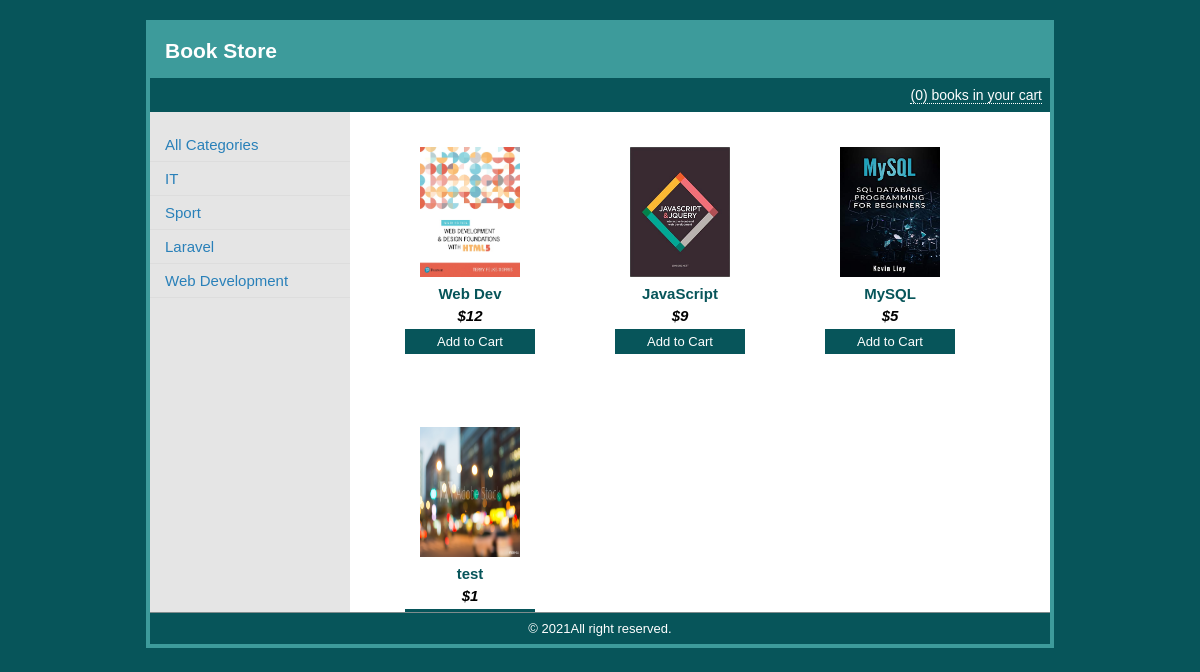
The page / on the database its author committed.
### tables this page shows
CREATE TABLE `categories` (
  `id` int(11) NOT NULL,
  `name` varchar(255) NOT NULL,
  `remark` text NOT NULL,
  `created_date` datetime NOT NULL,
  `modified_date` datetime NOT NULL
);

CREATE TABLE `books` (
  `id` int(11) NOT NULL,
  `title` varchar(255) NOT NULL,
  `author` varchar(255) NOT NULL,
  `summary` text NOT NULL,
  `price` float NOT NULL,
  `category_id` int(11) NOT NULL,
  `cover` varchar(255) NOT NULL,
  `created_date` datetime NOT NULL,
  `modified_date` datetime NOT NULL
);

### index.php (the view, shortened to what this page needs)
<?php
include('admin/confs/config.php');
$cart = 0;
if(isset($_GET['cat'])){
    $cat_id=$_GET['cat'];
    $books=mysqli_query($conn,"SELECT * FROM books WHERE category_id=$cat_id");
}else{
    $books=mysqli_query($conn,"SELECT * FROM books");
}
$cats=mysqli_query($conn,"SELECT * FROM categories");
?>
<!DOCTYPE html>
<html lang="en">
<head>
    <link rel="stylesheet" href="css/style.css">
</head>
<body>
    <h1>Book Store</h1>
    <div class="info">
        <a href="view-cart.php">
        (<?php echo $cart ?>) books in your cart
        </a>
    </div>
    <div class="sidebar">
        <ul class="cats">
            <li>
                <a href="index.php">All Categories</a>
            </li>
        <?php while($row=mysqli_fetch_assoc($cats)):?>
            <li>
                <a href="index.php?cat=<?php echo $row['id']?>">
                    <?php echo $row['name']?>
                </a>
            </li>
        <?php endwhile?>
        </ul>
    </div>
    <div class="main">
        <ul class="books">
            <?php while($row=mysqli_fetch_assoc($books)):?>
                <li>
                    <img src="admin/covers/<?php echo $row['cover']?>" alt="" height="130px;" width="100px">
                    <b>
                        <a href="book-detail.php?id=<?php echo $row['id']?>"><?php echo $row['title']?></a>
                    </b>
                    <i>$<?php echo $row['price']?></i>
                    <a href="add-to-cart.php?id=<?php echo $row['id']?>" class="add-to-cart"> Add to Cart</a>
                </li>
                <?php endwhile ?>
        </ul>
    </div>
    <div class="footer">
        &copy; <?php echo date("Y")?>All right reserved.
    </div>
</body>
</html>

### css/style.css (style rules this page uses)
html { background: #07555a; }
body { font-family: Arial, Helvetica, sans-serif; width: 900px; background: #e5e5e5; border: 4px solid #3d9b9b; margin: 20px auto; }
h1 { padding: 15px; font-size: 21px; background: #3d9b9b; margin: 0; color: #fff; }
a { color: #2980B9; text-decoration: none; }
.info { background: #07555a; padding: 8px; text-align: right; }
.info a { color: #fff; font-size: 14px; text-decoration: none; border-bottom: 1px dotted #fff; }
.sidebar { float: left; width: 200px; height: 500px; overflow: auto; background: #e5e5e5; }
.cats { list-style: none; padding: 0; }
.cats li a { display: block; font-size: 15px; padding: 8px 15px; border-bottom: 1px solid #ddd; }
.main { height: 500px; float: right; width: 700px; background: #fff; overflow: auto; }
.books { list-style: none; margin: 15px; padding: 0; overflow: hidden; }
.books li { width: 190px; text-align: center; height: 240px; float: left; margin: 20px 10px; font-size: 15px; }
.books b a { display: block; margin: 5px 0; color: #07555a; }
.books i { color: black; font-weight: bold; }
a.add-to-cart { font-size: 13px; display: block; background: #07555a; color: #fff; padding: 5px 0; margin: 5px 30px; }
.footer { clear: both; background: #07555a; color: #fff; font-size: 13px; padding: 8px; text-align: center; border-top: 1px solid #7F8C8D; }

### rows shown on the page
categories: name "IT"
categories: name "Sport"
categories: name "Laravel"
categories: name "Web Development"
books: cover (picture), title "Web Dev", price "12"
books: cover (picture), title "JavaScript", price "9"
books: cover (picture), title "MySQL", price "5"
books: cover (picture), title "test", price "1"

### other values the page prints
$cart "0"
